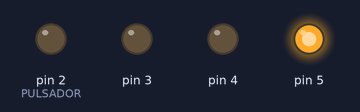
A sketch run on a simulated Arduino Uno, built with avr-gcc and run on an emulated ATmega328P. Shown: output pins drawn as LEDs (lit = HIGH).

Above: at 0.05 s.
At 0.65 s:
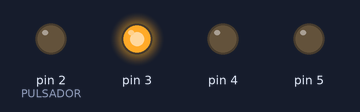
At 1.35 s:
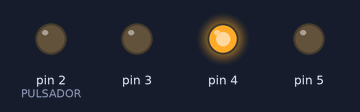
At 2.75 s:
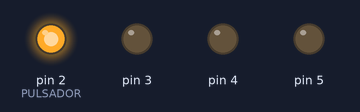
Timing chart, 0 to 3.0 s (numbered marks = the images above):
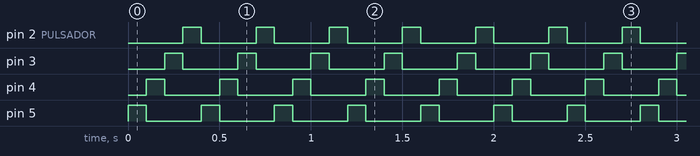

Measured:
- by itself, pin 2 (PULSADOR), pin 3–5: alternates HIGH for 0.10 s and LOW for 0.30 s

The sketch:

Tema_4_6.ino
```cpp
#define PULSADOR 2              // Constante que asigna a
                                // PULSADOR el numero 2

// Variable que designara a cada uno de los 4 LEDS
byte pin;

// Variable que almacenar el estado del pulsador
int lectura_pulsador;


void setup(){
  // Utilizamos un bucle for para activar los pines del 2 al 5
  for ( pin = 2 ; pin < 6; pin++) {
    pinMode( pin, OUTPUT);
  }

}


void loop(){
  // Asigna el valor del pulsador a la variable lectura_pulsador
  lectura_pulsador = digitalRead(PULSADOR);

  // ¿Esta presionado el pulsador?
  if ( lectura_pulsador == HIGH ){

      // Activamos y desactivamos los LEDS de forma creciente
      // durante 100 milisegundos en caso de cierto
      for ( pin = 2; pin < 6; pin++) {
          digitalWrite(pin, HIGH);
          delay(100);
          digitalWrite(pin, LOW);
      }

  }
  else{

      // Activamos y desactivamos los LEDS de forma decreciente
      // durante 100 milisegundos  en caso de falso
      for ( pin = 5; pin >= 2; pin--) {
          digitalWrite(pin, HIGH);
          delay(100);
          digitalWrite(pin, LOW);
      }

  }

}
```
